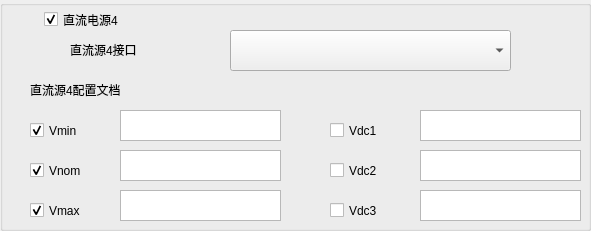
   <widget class="QGroupBox" name="groupBox_9">
    <property name="geometry">
     <rect>
      <x>590</x>
      <y>330</y>
      <width>591</width>
      <height>231</height>
     </rect>
    </property>
    <property name="title">
     <string/>
    </property>
    <widget class="QComboBox" name="comboBox_S1_DC4_PORT">
     <property name="geometry">
      <rect>
       <x>230</x>
       <y>30</y>
       <width>281</width>
       <height>41</height>
      </rect>
     </property>
    </widget>
    <widget class="QLabel" name="label_39">
     <property name="geometry">
      <rect>
       <x>30</x>
       <y>80</y>
       <width>141</width>
       <height>20</height>
      </rect>
     </property>
     <property name="text">
      <string>直流源4配置文档</string>
     </property>
    </widget>
    <widget class="QTextEdit" name="textEdit_S1_DC4_Vmin">
     <property name="geometry">
      <rect>
       <x>120</x>
       <y>110</y>
       <width>161</width>
       <height>31</height>
      </rect>
     </property>
     <property name="html">
      <string>&lt;!DOCTYPE HTML PUBLIC &quot;-//W3C//DTD HTML 4.0//EN&quot; &quot;http://www.w3.org/TR/REC-html40/strict.dtd&quot;&gt;
&lt;html&gt;&lt;head&gt;&lt;meta name=&quot;qrichtext&quot; content=&quot;1&quot; /&gt;&lt;style type=&quot;text/css&quot;&gt;
p, li { white-space: pre-wrap; }
&lt;/style&gt;&lt;/head&gt;&lt;body style=&quot; font-family:'宋体'; font-size:10pt; font-weight:400; font-style:normal;&quot;&gt;
&lt;p style=&quot;-qt-paragraph-type:empty; margin-top:0px; margin-bottom:0px; margin-left:0px; margin-right:0px; -qt-block-indent:0; text-indent:0px; font-family:'SimSun'; font-size:9pt;&quot;&gt;&lt;br /&gt;&lt;/p&gt;&lt;/body&gt;&lt;/html&gt;</string>
     </property>
    </widget>
    <widget class="QLabel" name="label_40">
     <property name="geometry">
      <rect>
       <x>70</x>
       <y>40</y>
       <width>111</width>
       <height>20</height>
      </rect>
     </property>
     <property name="text">
      <string>直流源4接口</string>
     </property>
    </widget>
    <widget class="QCheckBox" name="checkBox_S1_DC4">
     <property name="geometry">
      <rect>
       <x>44</x>
       <y>4</y>
       <width>111</width>
       <height>31</height>
      </rect>
     </property>
     <property name="text">
      <string>直流电源4</string>
     </property>
     <property name="checked">
      <bool>true</bool>
     </property>
    </widget>
    <widget class="QCheckBox" name="checkBox_S1_DC4_Vmin">
     <property name="geometry">
      <rect>
       <x>30</x>
       <y>120</y>
       <width>71</width>
       <height>21</height>
      </rect>
     </property>
     <property name="text">
      <string>Vmin</string>
     </property>
     <property name="checked">
      <bool>true</bool>
     </property>
    </widget>
    <widget class="QCheckBox" name="checkBox_S1_DC4_Vnom">
     <property name="geometry">
      <rect>
       <x>30</x>
       <y>160</y>
       <width>71</width>
       <height>21</height>
      </rect>
     </property>
     <property name="text">
      <string>Vnom</string>
     </property>
     <property name="checked">
      <bool>true</bool>
     </property>
    </widget>
    <widget class="QTextEdit" name="textEdit_S1_DC4_Vnom">
     <property name="geometry">
      <rect>
       <x>120</x>
       <y>150</y>
       <width>161</width>
       <height>31</height>
      </rect>
     </property>
     <property name="html">
      <string>&lt;!DOCTYPE HTML PUBLIC &quot;-//W3C//DTD HTML 4.0//EN&quot; &quot;http://www.w3.org/TR/REC-html40/strict.dtd&quot;&gt;
&lt;html&gt;&lt;head&gt;&lt;meta name=&quot;qrichtext&quot; content=&quot;1&quot; /&gt;&lt;style type=&quot;text/css&quot;&gt;
p, li { white-space: pre-wrap; }
&lt;/style&gt;&lt;/head&gt;&lt;body style=&quot; font-family:'宋体'; font-size:10pt; font-weight:400; font-style:normal;&quot;&gt;
&lt;p style=&quot;-qt-paragraph-type:empty; margin-top:0px; margin-bottom:0px; margin-left:0px; margin-right:0px; -qt-block-indent:0; text-indent:0px; font-family:'SimSun'; font-size:9pt;&quot;&gt;&lt;br /&gt;&lt;/p&gt;&lt;/body&gt;&lt;/html&gt;</string>
     </property>
    </widget>
    <widget class="QCheckBox" name="checkBox_S1_DC4_Vmax">
     <property name="geometry">
      <rect>
       <x>30</x>
       <y>200</y>
       <width>71</width>
       <height>21</height>
      </rect>
     </property>
     <property name="text">
      <string>Vmax</string>
     </property>
     <property name="checked">
      <bool>true</bool>
     </property>
    </widget>
    <widget class="QTextEdit" name="textEdit_S1_DC4_Vmax">
     <property name="geometry">
      <rect>
       <x>120</x>
       <y>190</y>
       <width>161</width>
       <height>31</height>
      </rect>
     </property>
     <property name="html">
      <string>&lt;!DOCTYPE HTML PUBLIC &quot;-//W3C//DTD HTML 4.0//EN&quot; &quot;http://www.w3.org/TR/REC-html40/strict.dtd&quot;&gt;
&lt;html&gt;&lt;head&gt;&lt;meta name=&quot;qrichtext&quot; content=&quot;1&quot; /&gt;&lt;style type=&quot;text/css&quot;&gt;
p, li { white-space: pre-wrap; }
&lt;/style&gt;&lt;/head&gt;&lt;body style=&quot; font-family:'宋体'; font-size:10pt; font-weight:400; font-style:normal;&quot;&gt;
&lt;p style=&quot;-qt-paragraph-type:empty; margin-top:0px; margin-bottom:0px; margin-left:0px; margin-right:0px; -qt-block-indent:0; text-indent:0px; font-family:'SimSun'; font-size:9pt;&quot;&gt;&lt;br /&gt;&lt;/p&gt;&lt;/body&gt;&lt;/html&gt;</string>
     </property>
    </widget>
    <widget class="QTextEdit" name="textEdit_S1_DC4_Vdc1">
     <property name="geometry">
      <rect>
       <x>420</x>
       <y>110</y>
       <width>161</width>
       <height>31</height>
      </rect>
     </property>
     <property name="html">
      <string>&lt;!DOCTYPE HTML PUBLIC &quot;-//W3C//DTD HTML 4.0//EN&quot; &quot;http://www.w3.org/TR/REC-html40/strict.dtd&quot;&gt;
&lt;html&gt;&lt;head&gt;&lt;meta name=&quot;qrichtext&quot; content=&quot;1&quot; /&gt;&lt;style type=&quot;text/css&quot;&gt;
p, li { white-space: pre-wrap; }
&lt;/style&gt;&lt;/head&gt;&lt;body style=&quot; font-family:'宋体'; font-size:10pt; font-weight:400; font-style:normal;&quot;&gt;
&lt;p style=&quot;-qt-paragraph-type:empty; margin-top:0px; margin-bottom:0px; margin-left:0px; margin-right:0px; -qt-block-indent:0; text-indent:0px; font-family:'SimSun'; font-size:9pt;&quot;&gt;&lt;br /&gt;&lt;/p&gt;&lt;/body&gt;&lt;/html&gt;</string>
     </property>
    </widget>
    <widget class="QCheckBox" name="checkBox_S1_DC4_Vdc1">
     <property name="geometry">
      <rect>
       <x>330</x>
       <y>120</y>
       <width>81</width>
       <height>21</height>
      </rect>
     </property>
     <property name="text">
      <string>Vdc1</string>
     </property>
     <property name="checked">
      <bool>false</bool>
     </property>
    </widget>
    <widget class="QCheckBox" name="checkBox_S1_DC4_Vdc3">
     <property name="geometry">
      <rect>
       <x>330</x>
       <y>200</y>
       <width>81</width>
       <height>21</height>
      </rect>
     </property>
     <property name="text">
      <string>Vdc3</string>
     </property>
     <property name="checked">
      <bool>false</bool>
     </property>
    </widget>
    <widget class="QTextEdit" name="textEdit_S1_DC4_Vdc2">
     <property name="geometry">
      <rect>
       <x>420</x>
       <y>150</y>
       <width>161</width>
       <height>31</height>
      </rect>
     </property>
     <property name="html">
      <string>&lt;!DOCTYPE HTML PUBLIC &quot;-//W3C//DTD HTML 4.0//EN&quot; &quot;http://www.w3.org/TR/REC-html40/strict.dtd&quot;&gt;
&lt;html&gt;&lt;head&gt;&lt;meta name=&quot;qrichtext&quot; content=&quot;1&quot; /&gt;&lt;style type=&quot;text/css&quot;&gt;
p, li { white-space: pre-wrap; }
&lt;/style&gt;&lt;/head&gt;&lt;body style=&quot; font-family:'宋体'; font-size:10pt; font-weight:400; font-style:normal;&quot;&gt;
&lt;p style=&quot;-qt-paragraph-type:empty; margin-top:0px; margin-bottom:0px; margin-left:0px; margin-right:0px; -qt-block-indent:0; text-indent:0px; font-family:'SimSun'; font-size:9pt;&quot;&gt;&lt;br /&gt;&lt;/p&gt;&lt;/body&gt;&lt;/html&gt;</string>
     </property>
    </widget>
    <widget class="QTextEdit" name="textEdit_S1_DC4_Vdc3">
     <property name="geometry">
      <rect>
       <x>420</x>
       <y>190</y>
       <width>161</width>
       <height>31</height>
      </rect>
     </property>
     <property name="html">
      <string>&lt;!DOCTYPE HTML PUBLIC &quot;-//W3C//DTD HTML 4.0//EN&quot; &quot;http://www.w3.org/TR/REC-html40/strict.dtd&quot;&gt;
&lt;html&gt;&lt;head&gt;&lt;meta name=&quot;qrichtext&quot; content=&quot;1&quot; /&gt;&lt;style type=&quot;text/css&quot;&gt;
p, li { white-space: pre-wrap; }
&lt;/style&gt;&lt;/head&gt;&lt;body style=&quot; font-family:'宋体'; font-size:10pt; font-weight:400; font-style:normal;&quot;&gt;
&lt;p style=&quot;-qt-paragraph-type:empty; margin-top:0px; margin-bottom:0px; margin-left:0px; margin-right:0px; -qt-block-indent:0; text-indent:0px; font-family:'SimSun'; font-size:9pt;&quot;&gt;&lt;br /&gt;&lt;/p&gt;&lt;/body&gt;&lt;/html&gt;</string>
     </property>
    </widget>
    <widget class="QCheckBox" name="checkBox_S1_DC4_Vdc2">
     <property name="geometry">
      <rect>
       <x>330</x>
       <y>160</y>
       <width>81</width>
       <height>21</height>
      </rect>
     </property>
     <property name="text">
      <string>Vdc2</string>
     </property>
     <property name="checked">
      <bool>false</bool>
     </property>
    </widget>
   </widget>
